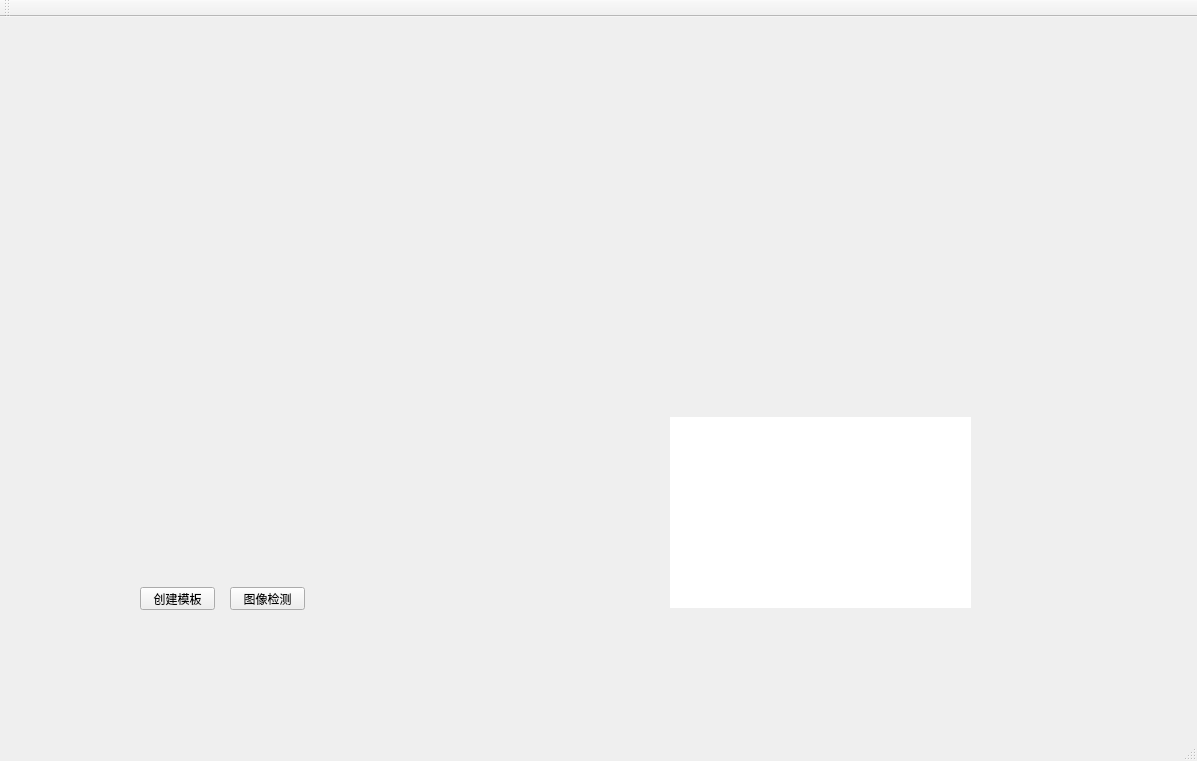
<?xml version="1.0" encoding="UTF-8"?>
<ui version="4.0">
 <class>MainWindow</class>
 <widget class="QMainWindow" name="MainWindow">
  <property name="geometry">
   <rect>
    <x>0</x>
    <y>0</y>
    <width>1197</width>
    <height>761</height>
   </rect>
  </property>
  <property name="windowTitle">
   <string>MainWindow</string>
  </property>
  <widget class="QWidget" name="centralWidget">
   <widget class="QPushButton" name="detect">
    <property name="geometry">
     <rect>
      <x>230</x>
      <y>570</y>
      <width>75</width>
      <height>23</height>
     </rect>
    </property>
    <property name="text">
     <string>图像检测</string>
    </property>
   </widget>
   <widget class="QPushButton" name="create_model">
    <property name="geometry">
     <rect>
      <x>140</x>
      <y>570</y>
      <width>75</width>
      <height>23</height>
     </rect>
    </property>
    <property name="text">
     <string>创建模板</string>
    </property>
   </widget>
   <widget class="QLabel" name="Result">
    <property name="geometry">
     <rect>
      <x>670</x>
      <y>400</y>
      <width>301</width>
      <height>191</height>
     </rect>
    </property>
    <property name="palette">
     <palette>
      <active>
       <colorrole role="WindowText">
        <brush brushstyle="SolidPattern">
         <color alpha="255">
          <red>170</red>
          <green>255</green>
          <blue>255</blue>
         </color>
        </brush>
       </colorrole>
       <colorrole role="Button">
        <brush brushstyle="SolidPattern">
         <color alpha="255">
          <red>255</red>
          <green>255</green>
          <blue>255</blue>
         </color>
        </brush>
       </colorrole>
       <colorrole role="Text">
        <brush brushstyle="SolidPattern">
         <color alpha="255">
          <red>0</red>
          <green>0</green>
          <blue>0</blue>
         </color>
        </brush>
       </colorrole>
       <colorrole role="Base">
        <brush brushstyle="SolidPattern">
         <color alpha="255">
          <red>255</red>
          <green>255</green>
          <blue>255</blue>
         </color>
        </brush>
       </colorrole>
       <colorrole role="Window">
        <brush brushstyle="SolidPattern">
         <color alpha="255">
          <red>255</red>
          <green>255</green>
          <blue>255</blue>
         </color>
        </brush>
       </colorrole>
      </active>
      <inactive>
       <colorrole role="WindowText">
        <brush brushstyle="SolidPattern">
         <color alpha="255">
          <red>170</red>
          <green>255</green>
          <blue>255</blue>
         </color>
        </brush>
       </colorrole>
       <colorrole role="Button">
        <brush brushstyle="SolidPattern">
         <color alpha="255">
          <red>255</red>
          <green>255</green>
          <blue>255</blue>
         </color>
        </brush>
       </colorrole>
       <colorrole role="Text">
        <brush brushstyle="SolidPattern">
         <color alpha="255">
          <red>0</red>
          <green>0</green>
          <blue>0</blue>
         </color>
        </brush>
       </colorrole>
       <colorrole role="Base">
        <brush brushstyle="SolidPattern">
         <color alpha="255">
          <red>255</red>
          <green>255</green>
          <blue>255</blue>
         </color>
        </brush>
       </colorrole>
       <colorrole role="Window">
        <brush brushstyle="SolidPattern">
         <color alpha="255">
          <red>255</red>
          <green>255</green>
          <blue>255</blue>
         </color>
        </brush>
       </colorrole>
      </inactive>
      <disabled>
       <colorrole role="WindowText">
        <brush brushstyle="SolidPattern">
         <color alpha="255">
          <red>120</red>
          <green>120</green>
          <blue>120</blue>
         </color>
        </brush>
       </colorrole>
       <colorrole role="Button">
        <brush brushstyle="SolidPattern">
         <color alpha="255">
          <red>255</red>
          <green>255</green>
          <blue>255</blue>
         </color>
        </brush>
       </colorrole>
       <colorrole role="Text">
        <brush brushstyle="SolidPattern">
         <color alpha="255">
          <red>120</red>
          <green>120</green>
          <blue>120</blue>
         </color>
        </brush>
       </colorrole>
       <colorrole role="Base">
        <brush brushstyle="SolidPattern">
         <color alpha="255">
          <red>255</red>
          <green>255</green>
          <blue>255</blue>
         </color>
        </brush>
       </colorrole>
       <colorrole role="Window">
        <brush brushstyle="SolidPattern">
         <color alpha="255">
          <red>255</red>
          <green>255</green>
          <blue>255</blue>
         </color>
        </brush>
       </colorrole>
      </disabled>
     </palette>
    </property>
    <property name="styleSheet">
     <string notr="true">font: 72pt &quot;Adobe 黑体 Std R&quot;;
background-color: rgb(255, 255, 255);</string>
    </property>
    <property name="text">
     <string>&lt;html&gt;&lt;head/&gt;&lt;body&gt;&lt;p align=&quot;center&quot;&gt;&lt;br/&gt;&lt;/p&gt;&lt;/body&gt;&lt;/html&gt;</string>
    </property>
    <property name="alignment">
     <set>Qt::AlignCenter</set>
    </property>
   </widget>
  </widget>
  <widget class="QMenuBar" name="menuBar">
   <property name="geometry">
    <rect>
     <x>0</x>
     <y>0</y>
     <width>1197</width>
     <height>23</height>
    </rect>
   </property>
  </widget>
  <widget class="QToolBar" name="mainToolBar">
   <attribute name="toolBarArea">
    <enum>TopToolBarArea</enum>
   </attribute>
   <attribute name="toolBarBreak">
    <bool>false</bool>
   </attribute>
  </widget>
  <widget class="QStatusBar" name="statusBar"/>
 </widget>
 <layoutdefault spacing="6" margin="11"/>
 <resources/>
 <connections/>
</ui>
